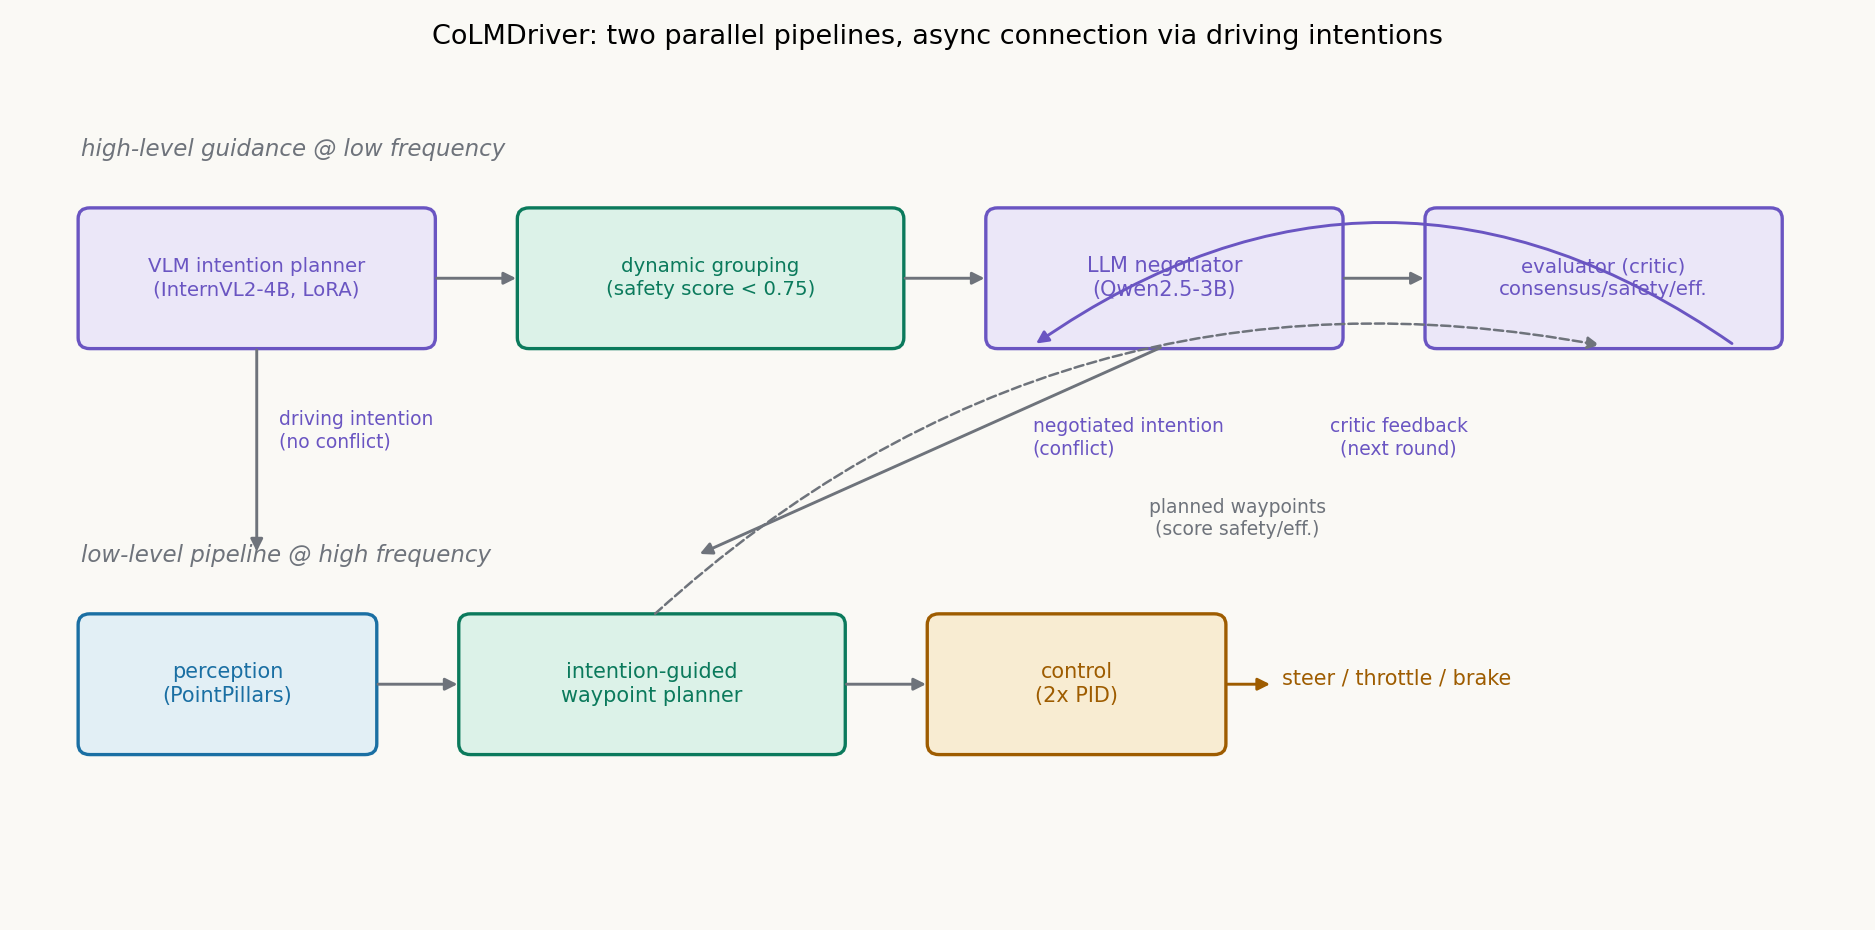

Write Python code to recreate this figure.
"""Fig: CoLMDriver dual-pipeline architecture.
High-frequency low-level pipeline (perception-planning-control) +
low-frequency high-level guidance (VLM intention planner, LLM negotiation w/ critic).
"""
import matplotlib
matplotlib.use("Agg")
import matplotlib.pyplot as plt
import matplotlib.patches as mpatches

BG = "#faf9f5"
IN, IN_F = "#1a6fa3", "#e2eff5"      # perception input
OUT, OUT_F = "#9e5c00", "#f8ecd2"    # waypoints / control output
OP, OP_F = "#0b7a5c", "#dcf2e8"      # learned modules
ALT, ALT_F = "#6a55c2", "#ebe7f8"    # LLM / new parts
WIRE = "#6e737b"

fig, ax = plt.subplots(figsize=(12.5, 6.2))
fig.patch.set_facecolor(BG); ax.set_facecolor(BG)
ax.set_xlim(0, 12.5); ax.set_ylim(0, 6.2); ax.axis("off")

def box(x, y, w, h, label, fc, ec, tc, fs=10):
    r = mpatches.FancyBboxPatch((x, y), w, h, boxstyle="round,pad=0.02,rounding_size=0.08",
                                facecolor=fc, edgecolor=ec, linewidth=1.6)
    ax.add_patch(r)
    ax.text(x + w/2, y + h/2, label, ha="center", va="center", fontsize=fs,
            color=tc, linespacing=1.25)

def arrow(x0, y0, x1, y1, c=WIRE):
    ax.annotate("", xy=(x1, y1), xytext=(x0, y0),
                arrowprops=dict(arrowstyle="-|>", color=c, lw=1.4,
                                mutation_scale=12))

# ---- low-level pipeline (bottom, high frequency) ----
ax.text(0.4, 2.55, "low-level pipeline @ high frequency", fontsize=11, color=WIRE, style="italic")
box(0.4, 1.15, 2.0, 1.0, "perception\n(PointPillars)", IN_F, IN, IN)
box(3.0, 1.15, 2.6, 1.0, "intention-guided\nwaypoint planner", OP_F, OP, OP)
box(6.2, 1.15, 2.0, 1.0, "control\n(2x PID)", OUT_F, OUT, OUT)
arrow(2.4, 1.65, 3.0, 1.65); arrow(5.6, 1.65, 6.2, 1.65)
ax.text(8.6, 1.65, "steer / throttle / brake", fontsize=10, color=OUT)
arrow(8.2, 1.65, 8.55, 1.65, OUT)

# ---- high-level pipeline (top, low frequency) ----
ax.text(0.4, 5.55, "high-level guidance @ low frequency", fontsize=11, color=WIRE, style="italic")
box(0.4, 4.15, 2.4, 1.0, "VLM intention planner\n(InternVL2-4B, LoRA)", ALT_F, ALT, ALT, fs=9.5)
box(3.4, 4.15, 2.6, 1.0, "dynamic grouping\n(safety score < 0.75)", OP_F, OP, OP, fs=9.5)
box(6.6, 4.15, 2.4, 1.0, "LLM negotiator\n(Qwen2.5-3B)", ALT_F, ALT, ALT)
box(9.6, 4.15, 2.4, 1.0, "evaluator (critic)\nconsensus/safety/eff.", ALT_F, ALT, ALT, fs=9.5)
arrow(2.8, 4.65, 3.4, 4.65); arrow(6.0, 4.65, 6.6, 4.65); arrow(9.0, 4.65, 9.6, 4.65)
# critic feedback loop
ax.annotate("", xy=(6.9, 4.15), xytext=(11.7, 4.15),
            arrowprops=dict(arrowstyle="-|>", color=ALT, lw=1.4, mutation_scale=12,
                            connectionstyle="arc3,rad=0.35"))
ax.text(9.4, 3.35, "critic feedback\n(next round)", fontsize=9, color=ALT, ha="center")

# intention flows down to waypoint planner
arrow(1.6, 4.15, 1.6, 2.6)
ax.text(1.75, 3.4, "driving intention\n(no conflict)", fontsize=9, color=ALT)
arrow(7.8, 4.15, 4.6, 2.6)
ax.text(6.9, 3.35, "negotiated intention\n(conflict)", fontsize=9, color=ALT)

# waypoint feedback up to evaluator
ax.annotate("", xy=(10.8, 4.15), xytext=(4.3, 2.15),
            arrowprops=dict(arrowstyle="-|>", color=WIRE, lw=1.2, mutation_scale=12,
                            linestyle="dashed", connectionstyle="arc3,rad=-0.25"))
ax.text(8.3, 2.75, "planned waypoints\n(score safety/eff.)", fontsize=9, color=WIRE, ha="center")

ax.set_title("CoLMDriver: two parallel pipelines, async connection via driving intentions",
             fontsize=13, pad=12)
plt.tight_layout()
plt.savefig("/home/hatch/workspace/your_files/paper-xray-100/papers/086-Agent-colmdriver/fig-pipeline.png",
            dpi=150, facecolor=BG)
print("saved")
